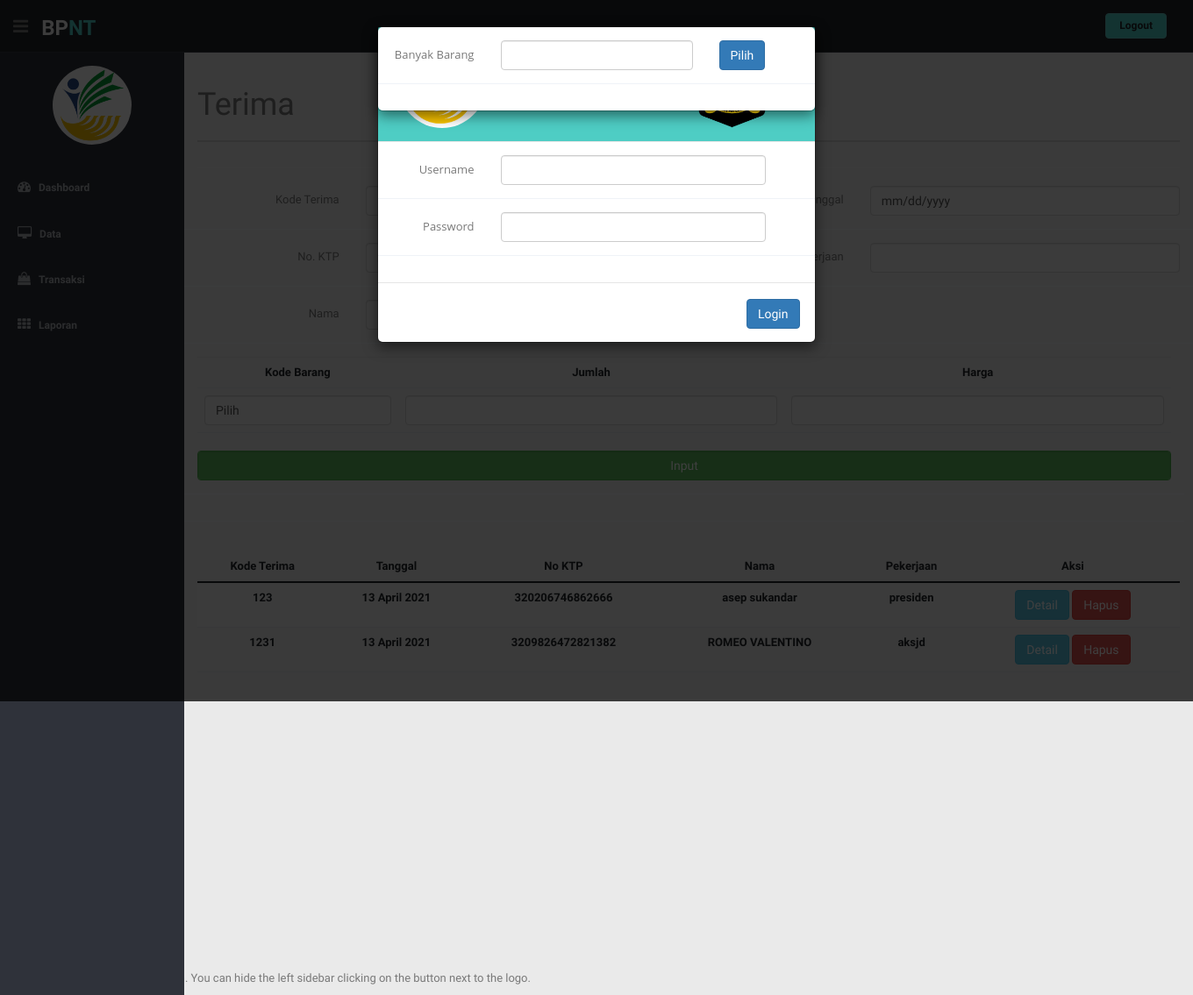
The app's page /?pg=terima with its own data.
### tables this page shows
CREATE TABLE `tb_terima` (
  `kodeterima` varchar(20) NOT NULL,
  `tanggal` date NOT NULL,
  `noktp` varchar(20) NOT NULL,
  `total` bigint(20) NOT NULL
);

CREATE TABLE `tb_penerima` (
  `noktp` varchar(20) NOT NULL,
  `nama` varchar(30) NOT NULL,
  `jabatan` text NOT NULL,
  `alamat` text NOT NULL,
  `tlp` text NOT NULL
);

### transaksi/terima.php (the view, shortened to what this page needs)
<?php
	include 'admin/koneksi.php';
	$valkodeterima=null;$valtanggal=null;$valnoktp=null;$valnama=null;$valjabatan=null;$valjumlah=null;$valharga=null;$valkodebarang=null;$valnamabarang=null;$tot=null;
	$read="readonly";
	$jml=1;
?>
<h1 class="page-header">Terima<hr></h1>
<form class="form-horizontal style-form" method="post">
    <div class="form-group">
    	<label class="col-sm-2 col-md-2 col-lg-2 col-2 control-label"><div class="text-right">Kode Terima</div></label>
        <div class="col-sm-4 col-md-4 col-lg-4 col-4">
        </div>
        <label class="col-sm-2 col-md-2 col-lg-2 col-2 control-label"><div class="text-right">Tanggal</div></label>
        <div class="col-sm-4 col-md-4 col-lg-4 col-4">
        	<input type="date" class="form-control" name="tanggal" value="<?=$valtanggal?>" <?=$read?> required>
        </div>
	</div>
	<div class="form-group">
    	<label class="col-sm-2 col-md-2 col-lg-2 col-2 control-label"><div class="text-right">No. KTP</div></label>
        <div class="col-sm-4 col-md-4 col-lg-4 col-4">
        </div>
        <label class="col-sm-2 col-md-2 col-lg-2 col-2 control-label"><div class="text-right">Pekerjaan</div></label>
        <div class="col-sm-4 col-md-4 col-lg-4 col-4">
        	<input type="text" class="form-control" value="<?=$valjabatan?>" id="jabatan" readonly>
        </div>
	</div>
	<div class="form-group">
		<label class="col-sm-2 col-md-2 col-lg-2 col-2 control-label"><div class="text-right">Nama</div></label>
        <div class="col-sm-4 col-md-4 col-lg-4 col-4">
        </div>
	</div>
	<div class="form-group table-responsive container">
		<table class="table">
			<tr>
				<th class="text-center">Kode Barang</th>
				<th class="text-center">Jumlah</th>
				<th class="text-center">Harga</th>
			</tr>
			<?php
			for($x=1; $x<=$jml; $x++){
				?>
			<tr>
				<td><select name="kodebarang[]" class="js-example-basic-single form-control" <?=$read?> onchange="changeValuebarang(this.value)">
        		<option disabled="" selected="">Pilih</option>
        		</select>
        		</td>
        		<td><input type="number" class="form-control" name="jumlah[]" value="<?=$valjumlah?>" <?=$read?>></td>
        		<td><input type="number" class="form-control" name="harga[]" value="<?=$valharga?>" <?=$read?>></td>
			</tr>
		<?php } ?>
		</table>
		<div class="form-group text-center container">
		<button class="btn btn-success form-control" type="submit" name="input">Input</button>
	</div>
	</div>
</form>
<br>
<div class="adv-table table-responsive">
    <table id="example" class="table table-striped" style="width:100%">
        <thead>
            <tr>
            	<th class="text-center">Kode Terima</th>
            	<th class="text-center">Tanggal</th>
                <th class="text-center">No KTP</th>
				<th class="text-center">Nama</th>
				<th class="text-center">Pekerjaan</th>
				<th class="text-center">Aksi</th>
            </tr>
        </thead>
        <tbody>
	<?php
		$getdata=$koneksi->query("SELECT * FROM tb_terima JOIN tb_penerima ON tb_terima.noktp=tb_penerima.noktp");
		while ($row=$getdata->fetch_array()) {
			echo "<tr class='text-center'>
			<td>".$row['kodeterima']."</td>";
			$tanggal=date('d F Y', strtotime($row['tanggal']));
			echo "
			<td>".$tanggal."</td>
			<td>".$row['noktp']."</td>
			<td>".$row['nama']."</td>
			<td>".$row['jabatan']."</td>
			<td><a href='?pg=detailterima&view=".$row['kodeterima']."' type='button' class='btn btn-info'>Detail</a> <a href='transaksi/hapusterima.php?id=".$row['kodeterima']."' type='button' class='btn btn-danger'>Hapus</a></td>
			</tr>";
		}
	?>
</tbody>
</table>
</div>
<?php if (empty($_GET['edit']) AND empty($_GET['view'])) {
	if (empty($_GET['jml'])){?>
		<div class="modal fade" id="jumlahtransaksi" tabindex="-1" role="dialog" aria-labelledby="myModalLabel" aria-hidden="true">
                <div class="modal-dialog">
                  <div class="modal-content">
                    <div class="modal-body">
                      <form method="post" class="form-horizontal style-form">
                        <div class="form-group">
                          <label class="col-sm-3 col-md-3 col-lg-3 col-3 control-label"><div class="text-right">Banyak Barang</div></label>
                          <div class="col-sm-6 col-md-6 col-lg-6 col-6">
                            <input type="text" class="form-control" name="jml">
                          </div>
                          <div class="col-sm-3 col-md-3 col-lg-3 col-3">
                      		<button type="submit" class="btn btn-primary" name="pilih">Pilih</button>
                      	</form>
                          </div>
                        </div>
                    </div>
                  </div>
                </div>
              </div>
              <?php
 }
 } ?>

### assets/css/style.css (style rules this page uses)
body { color: #797979; background: #eaeaea; font-family: 'Ruda', sans-serif; padding: 0px !important; margin: 0px !important; font-size:13px; }
a, a:hover, a:focus { text-decoration: none; outline: none; }
label { font-weight: 400; }
.form-horizontal.style-form .form-group { border-bottom: 1px solid #eff2f7; padding-bottom: 15px; margin-bottom: 15px; }
@media (min-width: 768px) { .form-horizontal .control-label { text-align: left; } }
.modal-body label { font-weight:400; font-family: 'Open Sans',sans-serif; }

### records on screen
tb_terima: kodeterima "123", tanggal "13 April 2021", noktp.noktp "320206746862666", noktp.nama "asep sukandar", noktp.jabatan "presiden"
tb_terima: kodeterima "1231", tanggal "13 April 2021", noktp.noktp "3209826472821382", noktp.nama "ROMEO VALENTINO", noktp.jabatan "aksjd"
